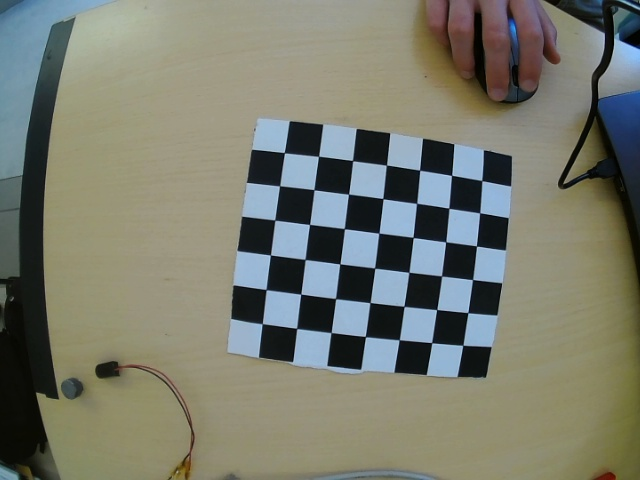
#> input picture Sources/Camera/Chessboard/chess_0.jpg, 640 x 480 px, given in place of the camera
$ python DFT_Threaded_Video.py   (older library calls are emulated)
#> lines starting #> are read from the running program, lines starting #| are printed output that depends on the picture
### Sources/Camera/SimpleVideo/common.py
#!/usr/bin/env python

'''
This module contains some common routines used by other samples.
'''

# Python 2/3 compatibility
from __future__ import print_function
import sys

PY3 = sys.version_info[0] == 3

if PY3:
    from functools import reduce

import numpy as np
import cv2

# built-in modules
import os
import itertools as it
from contextlib import contextmanager

image_extensions = ['.bmp', '.jpg', '.jpeg', '.png', '.tif', '.tiff', '.pbm', '.pgm', '.ppm']


class Bunch(object):
    def __init__(self, **kw):
        self.__dict__.update(kw)

    def __str__(self):
        return str(self.__dict__)


# [4 lines left out: function splitfn, not called in this run]


def anorm2(a):
    return (a * a).sum(-1)


def anorm(a):
    return np.sqrt(anorm2(a))


# [48 lines left out: functions homotrans, to_rect, rect2rect_mtx, lookat, mtx2rvec, draw_str, not called in this run]


class Sketcher:
    # [8 lines left out: function __init__, not called in this run]

    def show(self):
        cv2.imshow(self.windowname, self.dests[0])

    # [13 lines left out: function on_mouse, not called in this run]


# palette data from matplotlib/_cm.py
_jet_data = {'red': ((0., 0, 0), (0.35, 0, 0), (0.66, 1, 1), (0.89, 1, 1),
                     (1, 0.5, 0.5)),
             'green': ((0., 0, 0), (0.125, 0, 0), (0.375, 1, 1), (0.64, 1, 1),
                       (0.91, 0, 0), (1, 0, 0)),
             'blue': ((0., 0.5, 0.5), (0.11, 1, 1), (0.34, 1, 1), (0.65, 0, 0),
                      (1, 0, 0))}

cmap_data = {'jet': _jet_data}


# [14 lines left out: function make_cmap, not called in this run]


def nothing(*arg, **kw):
    pass


def clock():
    return cv2.getTickCount() / cv2.getTickFrequency()


# [8 lines left out: function Timer, not called in this run]


class StatValue:
    def __init__(self, smooth_coef=0.5):
        self.value = None
        self.smooth_coef = smooth_coef

    def update(self, v):
        if self.value is None:
            self.value = v
        else:
            c = self.smooth_coef
            self.value = c * self.value + (1.0 - c) * v


class RectSelector:
    # [32 lines left out: functions __init__, onmouse, draw, not called in this run]

    @property
    def dragging(self):
        return self.drag_rect is not None


# [25 lines left out: functions grouper, mosaic, not called in this run]


def getsize(img):
    h, w = img.shape[:2]
    return w, h


def mdot(*args):
    return reduce(np.dot, args)


# [4 lines left out: function draw_keypoints, not called in this run]

### Sources/Camera/SimpleVideo/video.py
#!/usr/bin/env python

'''
Video capture sample.

Sample shows how VideoCapture class can be used to acquire video
frames from a camera of a movie file. Also the sample provides
an example of procedural video generation by an object, mimicking
the VideoCapture interface (see Chess class).

'create_capture' is a convinience function for capture creation,
falling back to procedural video in case of error.

Usage:
    video.py [--shotdir <shot path>] [source0] [source1] ...'

    sourceN is an
     - integer number for camera capture
     - name of video file
     - synth:<params> for procedural video

Synth examples:
    synth:bg=../data/lena.jpg:noise=0.1
    synth:class=chess:bg=../data/lena.jpg:noise=0.1:size=640x480

Keys:
    ESC    - exit
    SPACE  - save current frame to <shot path> directory

'''

# Python 2/3 compatibility
from __future__ import print_function

import numpy as np
from numpy import pi, sin, cos

import cv2

# built-in modules
from time import clock

# local modules
import common


class VideoSynthBase(object):
    # [14 lines left out: function __init__, not called in this run]

    def render(self, dst):
        pass

    # [15 lines left out: function read, not called in this run]

    def isOpened(self):
        return True


class Chess(VideoSynthBase):
    # [45 lines left out: functions __init__, draw_quads, render, not called in this run]


classes = dict(chess=Chess)

presets = dict(
    empty='synth:',
    lena='synth:bg=../data/lena.jpg:noise=0.1',
    chess='synth:class=chess:bg=../data/lena.jpg:noise=0.1:size=640x480'
)


def create_capture(source=0, fallback=presets['chess']):
    '''source: <int> or '<int>|<filename>|synth [:<param_name>=<value> [:...]]'
    '''
    source = str(source).strip()
    chunks = source.split(':')
    # handle drive letter ('c:', ...)
    if len(chunks) > 1 and len(chunks[0]) == 1 and chunks[0].isalpha():
        chunks[1] = chunks[0] + ':' + chunks[1]
        del chunks[0]

    source = chunks[0]
    try:
        source = int(source)
    except ValueError:
        pass
    params = dict(s.split('=') for s in chunks[1:])

    cap = None
    if source == 'synth':
        Class = classes.get(params.get('class', None), VideoSynthBase)
        try:
            cap = Class(**params)
        except:
            pass
    else:
        cap = cv2.VideoCapture(source)
        if 'size' in params:
            w, h = map(int, params['size'].split('x'))
            cap.set(cv2.CAP_PROP_FRAME_WIDTH, w)
            cap.set(cv2.CAP_PROP_FRAME_HEIGHT, h)
    if cap is None or not cap.isOpened():
        print('Warning: unable to open video source: ', source)
        if fallback is not None:
            return create_capture(fallback, None)
    return cap


# [30 lines that do not run on import are left out]

### Sources/Camera/SimpleVideo/DFT_Threaded_Video.py
#!/usr/bin/env python

'''
Simple Multithreaded video .
Usage:
   Simple theaded video stream, serve as a base for more complex live video
   code
Keyboard shortcuts:
   ESC - exit
   c - start and stop the clock
'''

# Python 2/3 compatibility
from __future__ import print_function
import sys

PY3 = sys.version_info[0] == 3

if PY3:
    xrange = range

import numpy as np
import cv2
from multiprocessing.pool import ThreadPool
from collections import deque
import colorbox as cb
from common import clock, draw_str, RectSelector, StatValue
import video


class App:
    def __init__(self, video_src, color_chc):
#> called with video_src = '0', color_chc = 'dark_red'
        self.cap = video.create_capture(video_src)
        width = 1280
        height = 720
        brightness = 8
        contrast = 20
        saturation = 84
        # self.cap.set(3,width)
        # self.cap.set(4,height)
        self.cap.set(10, brightness)
        self.cap.set(11, contrast)
        self.cap.set(12, saturation)
        self.color_chc = color_chc

        self.clocking = True

        self.threadn = cv2.getNumberOfCPUs()
        self.pool = ThreadPool(processes=self.threadn)
        self.pending = deque()

        _, frame = self.cap.read()
#> frame is the input picture: shape (480, 640, 3); mean B, G, R 109.7, 122.9, 120.7
        cv2.imshow('frame', frame)
        # cv2.imshow('dft', frame)

    def equalize_histogram(self, frame):
        # Histogram equalization
        lab = cv2.cvtColor(frame, cv2.COLOR_BGR2LAB)
#> lab: shape (480, 640, 3); mean of channels 0, 1, 2 128.2, 125.4, 134.9
        l, a, b = cv2.split(lab)
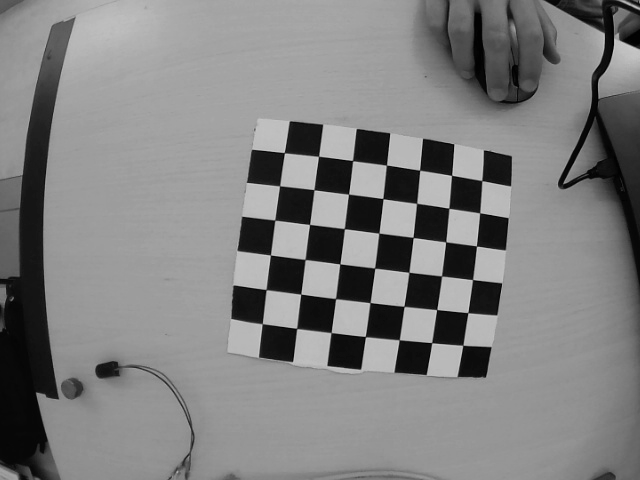
#> l: shape (480, 640); min 0, max 211, mean 128.2
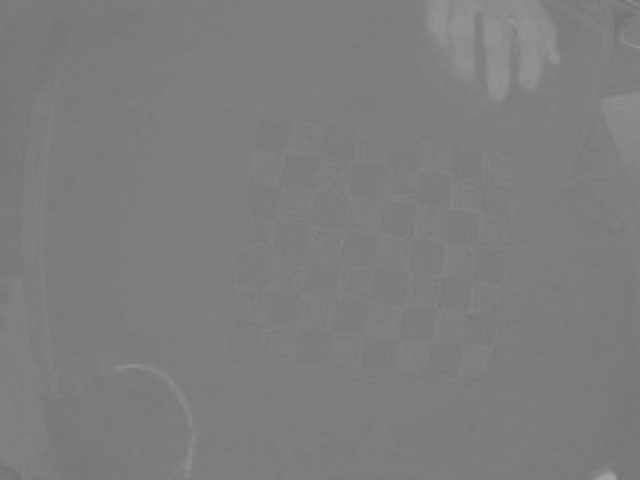
#> a: shape (480, 640); min 114, max 165, mean 125.4
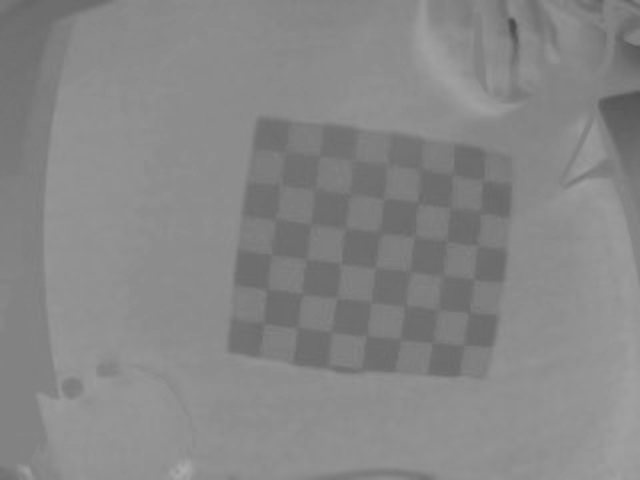
#> b: shape (480, 640); min 74, max 171, mean 134.9
        clahe = cv2.createCLAHE(clipLimit=2.0, tileGridSize=(4, 4))
        l = clahe.apply(l)
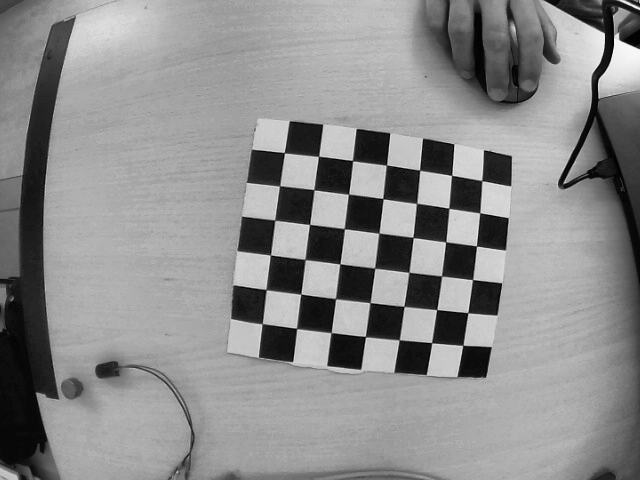
#> l: shape (480, 640); min 0, max 248, mean 140.2
        lab = cv2.merge((l, a, b))
#> lab: shape (480, 640, 3); mean of channels 0, 1, 2 140.2, 125.4, 134.9
        lab = cv2.cvtColor(lab, cv2.COLOR_LAB2BGR)
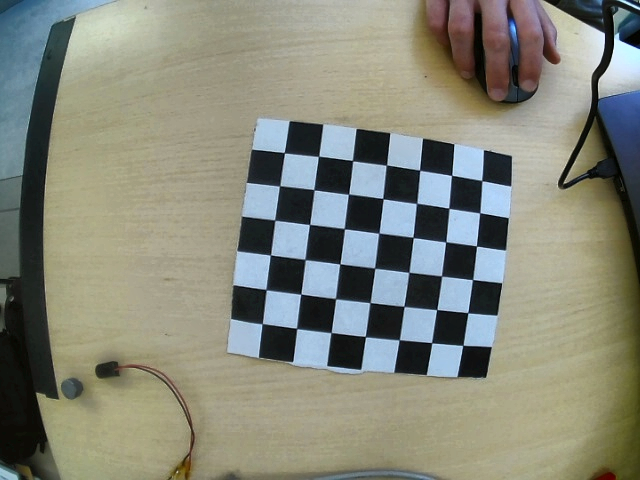
#> lab: shape (480, 640, 3); mean B, G, R 121.8, 135.3, 133.1
        frame = lab
        return frame

    def calc_histogram(self, subframe, frame):
        hsv = cv2.cvtColor(frame, cv2.COLOR_BGR2HSV)
        hsvs = cv2.cvtColor(subframe, cv2.COLOR_BGR2HSV)
        hist = cv2.calcHist([hsvs], [0, 1], None, [180, 256], [0, 180, 0, 256])

        cv2.normalize(hist, hist, 0, 255, cv2.NORM_MINMAX)
        dst = cv2.calcBackProject([hsv], [0, 1], hist, [0, 180, 0, 256], 1)

        # Now convolute with circular disc
        disc = cv2.getStructuringElement(cv2.MORPH_ELLIPSE, (5, 5))
        cv2.filter2D(dst, -1, disc, dst)

        # threshold and binary AND
        ret, thresh = cv2.threshold(dst, 50, 255, 0)
        thresh = cv2.merge((thresh, thresh, thresh))
        res = cv2.bitwise_and(frame, thresh)

        frame = np.vstack((thresh, res))
        return frame

    def calc_dft(self, frame_gray):
        # f = np.fft.fft2(frame_gray)
        # fshift = np.fft.fftshift(f)
        # magnitude_spectrum = 20*np.log(np.abs(fshift))

        frame_gray32 = np.float32(frame_gray)

        dft = cv2.dft(frame_gray32, flags=cv2.DFT_COMPLEX_OUTPUT)
        dft_shift = np.fft.fftshift(dft)

        # mag, ang = cv2.cartToPolar(np.real(dft_shift), np.imag(dft_shift))
        magnitude_spectrum = 10 * np.log(cv2.magnitude(dft_shift[:, :, 0], dft_shift[:, :, 1]))
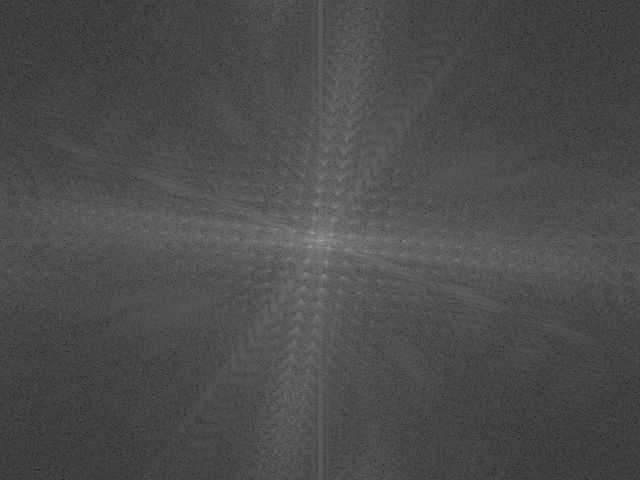
#> magnitude_spectrum: shape (480, 640) float32; min 18.32, max 175.3, mean 76.5

        # [12 lines of commented-out code are left out]

        return magnitude_spectrum

    def process_frame(self, t0):
        ret, frame = self.cap.read()
        frame = self.equalize_histogram(frame)
        frame_gray = cv2.cvtColor(frame, cv2.COLOR_BGR2GRAY)
        magnitude_spectrum = self.calc_dft(frame_gray)
        return frame, t0, magnitude_spectrum

    def run(self):
        latency = StatValue()
        frame_interval = StatValue()
        last_frame_time = clock()

        while True:
            while len(self.pending) > 0 and self.pending[0].ready():
                frame, t0, magnitude_spectrum = self.pending.popleft().get()
                latency.update(clock() - t0)
                if self.clocking:
                    draw_str(frame, (20, 20), "latency        :  %.1f ms" % (latency.value * 1000))
                    draw_str(frame, (20, 40), "frame interval :  %.1f ms" % (frame_interval.value * 1000))

                cv2.imshow('frame', frame)
                cv2.imshow('dft', magnitude_spectrum.astype(np.uint8))

            if len(self.pending) < self.threadn:
                t = clock()
                frame_interval.update(t - last_frame_time)
                last_frame_time = t
                self.task = self.pool.apply_async(self.process_frame, (t,))
                self.pending.append(self.task)
            ch = cv2.waitKey(1)
#> (key Esc is pressed here)
            if ch == 27:
                break
            if ch == ord('c'):
                self.clocking = not self.clocking

        cv2.destroyAllWindows()
        self.cap.release()


if __name__ == '__main__':
    print(__doc__)
    try:
        video_src = args[0]
    except:
        video_src = '0'
    App(video_src, 'dark_red').run()

$ run again, on Sources/Camera/Chessboard/chess_1.jpg
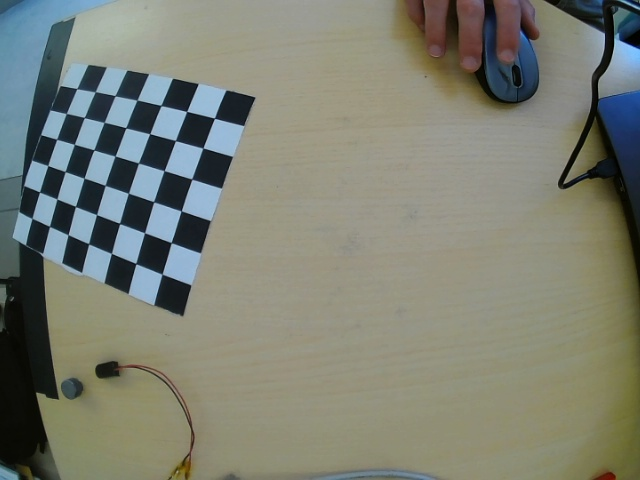
#> input picture Sources/Camera/Chessboard/chess_1.jpg, 640 x 480 px, given in place of the camera
#> in __init__, frame is the input picture: shape (480, 640, 3); mean B, G, R 115, 127.6, 124.4
#> in equalize_histogram, `l = clahe.apply(l)`:
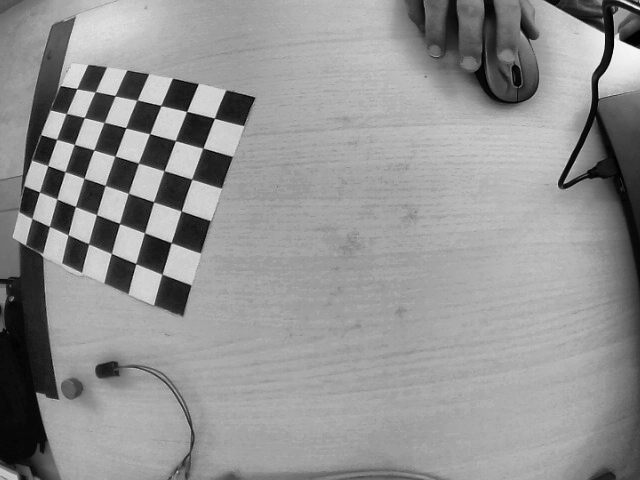
#> l: shape (480, 640); min 0, max 246, mean 146.3
#> in equalize_histogram, `lab = cv2.cvtColor(lab, cv2.COLOR_LAB2BGR)`:
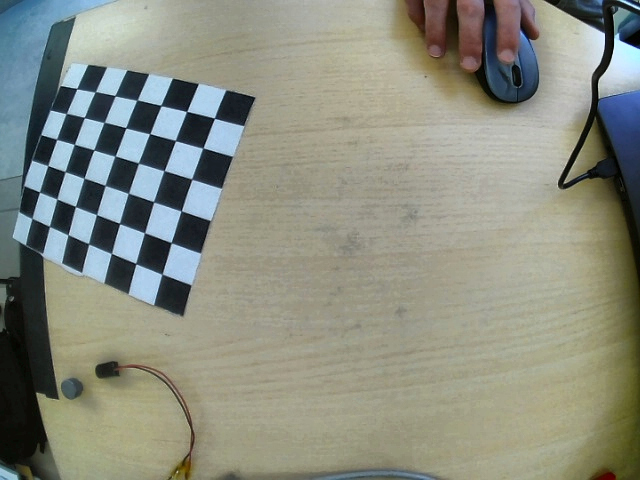
#> lab: shape (480, 640, 3); mean B, G, R 128.2, 141, 137.8

$ run again, on Sources/Camera/Chessboard/chess_10.jpg
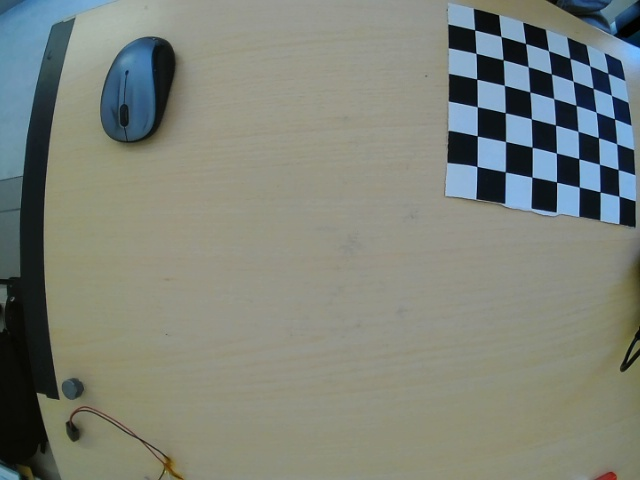
#> input picture Sources/Camera/Chessboard/chess_10.jpg, 640 x 480 px, given in place of the camera
#> in __init__, frame is the input picture: shape (480, 640, 3); mean B, G, R 121.1, 130.6, 125.5
#> in equalize_histogram, `l = clahe.apply(l)`:
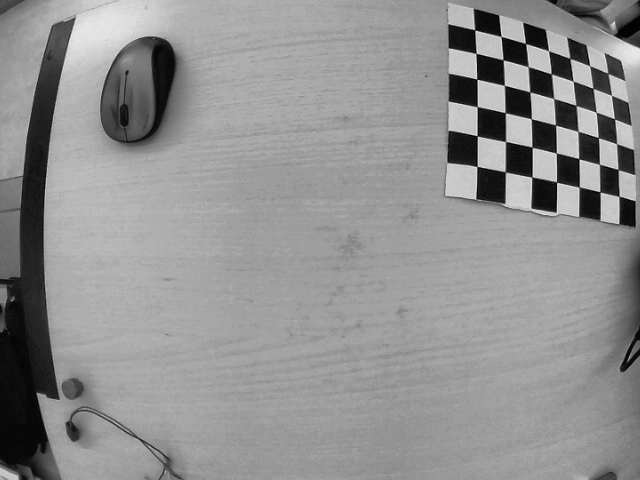
#> l: shape (480, 640); min 0, max 235, mean 144.9
#> in equalize_histogram, `lab = cv2.cvtColor(lab, cv2.COLOR_LAB2BGR)`:
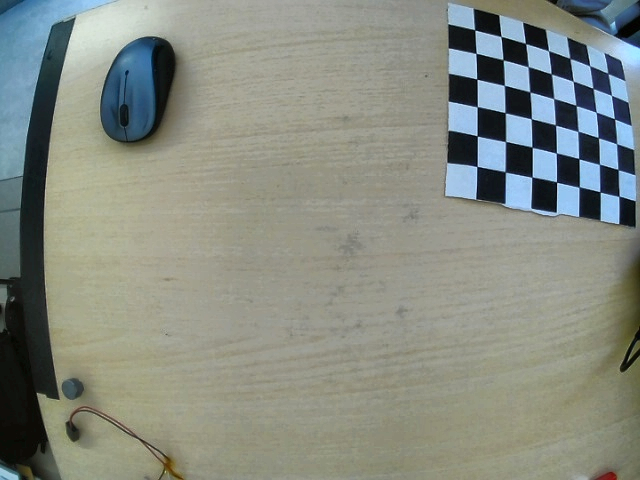
#> lab: shape (480, 640, 3); mean B, G, R 129.9, 139.5, 134.4
